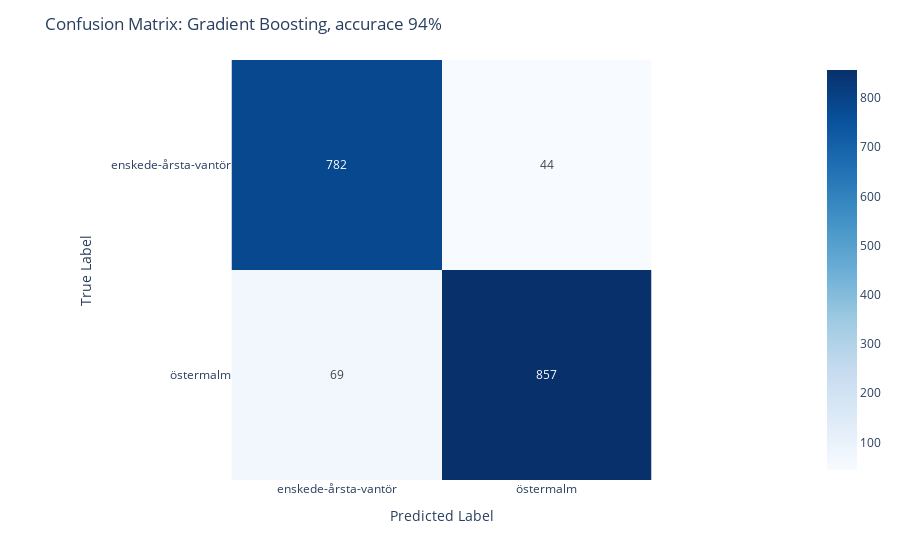

This figure's notebook cell:
### Code cell
classifier_model(df_extended, labels_2, GradientBoostingClassifier(random_state=42), '2y', add_features='y')
evaluate_model(df_extended, labels_2, 'model_GradientBoostingClassifier(random_state=42)_2y', 'Gradient Boosting, accurace 94%',
               add_features='y')

### Figure 1 — Plotly figure (JSON) as saved in the notebook; plotly's stock layout.template omitted (floating-point values rounded to 4 significant figures)
{"data": [{"coloraxis": "coloraxis", "hovertemplate": "x: %{x}<br>y: %{y}<br>color: %{z}<extra></extra>", "name": "0", "texttemplate": "%{z}", "type": "heatmap", "x": ["enskede-årsta-vantör", "östermalm"], "xaxis": "x", "y": ["enskede-årsta-vantör", "östermalm"], "yaxis": "y", "z": [[782, 44], [69, 857]]}], "layout": {"coloraxis": {"colorscale": [[0, "rgb(247,251,255)"], [0.125, "rgb(222,235,247)"], [0.25, "rgb(198,219,239)"], [0.375, "rgb(158,202,225)"], [0.5, "rgb(107,174,214)"], [0.625, "rgb(66,146,198)"], [0.75, "rgb(33,113,181)"], [0.875, "rgb(8,81,156)"], [1, "rgb(8,48,107)"]]}, "margin": {"t": 60}, "title": {"text": "Confusion Matrix: Gradient Boosting, accurace 94%"}, "xaxis": {"anchor": "y", "constrain": "domain", "domain": [0, 1], "scaleanchor": "y", "title": {"text": "Predicted Label"}}, "yaxis": {"anchor": "x", "autorange": "reversed", "constrain": "domain", "domain": [0, 1], "title": {"text": "True Label"}}}}
